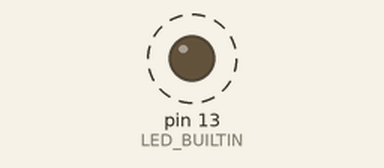
The sketch below on a simulated Arduino Uno, built with avr-gcc and run on an emulated ATmega328P. Shown: output pins drawn as LEDs (lit = HIGH). Dashed ring = blinking. What the sketch prints to the serial monitor is not drawn.

Above: at 0.5 s.
Timing chart, 0 to 4.6 s (numbered marks = the images above):
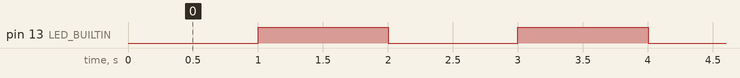

The sketch:

Elron_8mb_serial_blink.ino
```cpp
#include "EventTimer.h"

// --- Параметры задач ---
const unsigned long BLINK_INTERVAL = 1000;
const int           BLINK_COUNT    = 10;
const unsigned long TICK_INTERVAL  = 250;

// --- Таймеры ---
EventTimer blinkTimer(BLINK_INTERVAL, BLINK_COUNT);  // мигание + счёт
EventTimer tickTimer (TICK_INTERVAL, 1);             // «тик» — каждая серия из одного вызова

// --- Колбэки ---

// Мигание: раз в секунду
void onBlink(bool state, int count) {
  digitalWrite(LED_BUILTIN, state ? HIGH : LOW);
  Serial.print("Count ");
  Serial.println(count);
}

// Конец серии мигания: пустая строка
void onBlinkSeriesComplete() {
  Serial.println();
}

// «Тик»: раз в 250 мс
void onTick(bool state, int count) {
  (void)state;   // не используется
  (void)count;   // не используется
  Serial.print(".");
}

void setup() {
  Serial.begin(9600);
  pinMode(LED_BUILTIN, OUTPUT);

  // Мигание
  blinkTimer.setCallback(onBlink);
  blinkTimer.setSeriesCompleteCallback(onBlinkSeriesComplete);

  // Тик
  tickTimer.setCallback(onTick);

  // Оба таймера уже запущены конструктором — start() не нужен
}

void loop() {
  blinkTimer.tick();
  tickTimer.tick();
}
```

EventTimer.cpp
```cpp
#include "EventTimer.h"

EventTimer::EventTimer(unsigned long intervalMs, int maxIterations)
    : previousMillis(millis()),
      interval(intervalMs == 0 ? 1 : intervalMs),   // защита от 0
      state(false),
      count(0),
      maxIterations(maxIterations < 1 ? 1 : maxIterations),
      running(true),
      oneShot(false),
      onStateChange(nullptr),
      onSeriesComplete(nullptr) {}

void EventTimer::setCallback(StateChangeCallback cb) {
    onStateChange = cb;
}

void EventTimer::setSeriesCompleteCallback(SeriesCompleteCallback cb) {
    onSeriesComplete = cb;
}

void EventTimer::setInterval(unsigned long intervalMs) {
    interval = (intervalMs == 0) ? 1 : intervalMs;
    previousMillis = millis();   // перезапустить сетку с новым периодом
}

void EventTimer::setMaxIterations(int n) {
    maxIterations = (n < 1) ? 1 : n;
    if (count >= maxIterations) count = 0;
}

void EventTimer::setOneShot(bool enable) {
    oneShot = enable;
}

void EventTimer::start() {
    running = true;
    previousMillis = millis();   // сетка стартует «сейчас»
}

void EventTimer::stop() {
    running = false;
}

void EventTimer::reset() {
    state = false;
    count = 0;
    previousMillis = millis();
}

void EventTimer::tick() {
    if (!running) return;

    unsigned long now = millis();
    if (now - previousMillis < interval) return;

    // Сдвигаем сетку на полный период, а не на текущее время,
    // чтобы не накапливать дрейф от задержек loop().
    previousMillis += interval;

    // Если мы отстали больше чем на один период — ресинхронизируемся,
    // чтобы не выдать пачку срабатываний подряд.
    if (now - previousMillis >= interval) {
        previousMillis = now;
    }

    // Переход состояния
    state = !state;

    // Колбэк с новым state и индексом завершённого цикла (0-based)
    if (onStateChange != nullptr) {
        onStateChange(state, count);
    }

    count++;

    // Завершение серии
    if (count >= maxIterations) {
        if (onSeriesComplete != nullptr) {
            onSeriesComplete();
        }
        count = 0;

        if (oneShot) {
            running = false;
        }
    }
}
```

EventTimer.h
```cpp
#ifndef EVENT_TIMER_H
#define EVENT_TIMER_H

#include <Arduino.h>

// Колбэк на каждое срабатывание таймера.
//   state — новое состояние пина (после инверсии)
//   count — номер завершённого цикла, 0-based (0 .. maxIterations-1)
typedef void (*StateChangeCallback)(bool state, int count);

// Колбэк на завершение серии (вызывается после последнего тика,
// перед сбросом счётчика; удобно для отступов в Serial, смены режима и т.п.)
typedef void (*SeriesCompleteCallback)();

class EventTimer {
public:
    // intervalMs    — период срабатывания, мс
    // maxIterations — количество тиков в одной серии (>= 1)
    // По умолчанию таймер запущен сразу после создания.
    EventTimer(unsigned long intervalMs, int maxIterations = 10);

    // --- Настройка ---
    void setCallback(StateChangeCallback cb);
    void setSeriesCompleteCallback(SeriesCompleteCallback cb);
    void setInterval(unsigned long intervalMs);
    void setMaxIterations(int n);
    void setOneShot(bool enable);          // остановиться после первой серии

    // --- Управление ---
    void start();                          // сбросить сетку и запустить
    void stop();                           // остановить, сохранив состояние
    void reset();                          // вернуть всё в исходное

    // --- Основной вызов: дергать из loop() ---
    void tick();

    // --- Чтение состояния ---
    bool isRunning() const { return running; }
    bool getState()  const { return state; }
    int  getCount()  const { return count; }
    unsigned long getInterval() const { return interval; }

private:
    unsigned long previousMillis;
    unsigned long interval;
    bool state;
    int  count;
    int  maxIterations;
    bool running;
    bool oneShot;

    StateChangeCallback   onStateChange;
    SeriesCompleteCallback onSeriesComplete;
};

#endif // EVENT_TIMER_H
```

Measured:
- by itself, pin 13 (LED_BUILTIN): alternates HIGH for 1.0 s and LOW for 1.0 s
